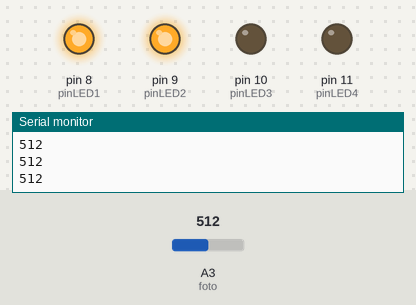
A sketch run on a simulated Arduino Uno, built with avr-gcc and run on an emulated ATmega328P. Shown: output pins drawn as LEDs (lit = HIGH), the last lines printed to the serial monitor. The inputs (shaded band) are chosen by the test bench; at power-on: A3 (foto) = 512.

Above: at 1.2 s.
1.3 s: A3 (foto) set to 497
2.8 s: A3 (foto) set to 469
At 3.3 s:
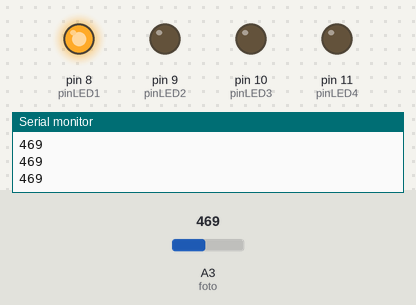
4.3 s: A3 (foto) set to 254
5.8 s: A3 (foto) set to 225
At 6.9 s:
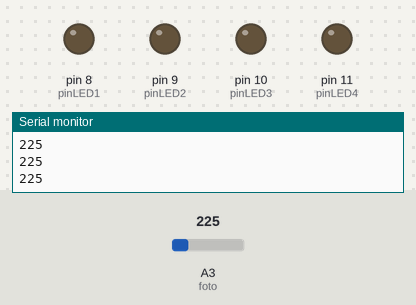
7.3 s: A3 (foto) set to 736
At 8.3 s:
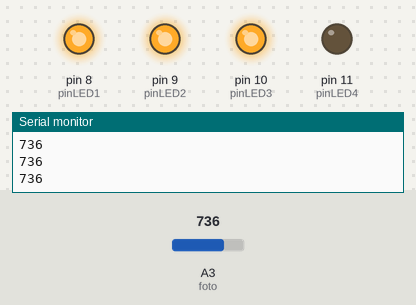
8.9 s: A3 (foto) set to 719
At 9.6 s:
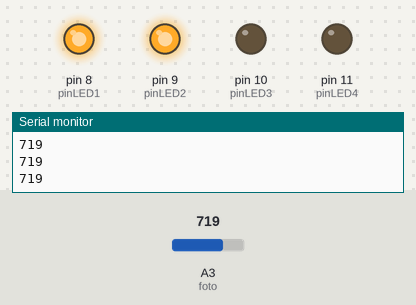
Timing chart, 0 to 11.5 s (numbered marks = the images above; inputs shaded):
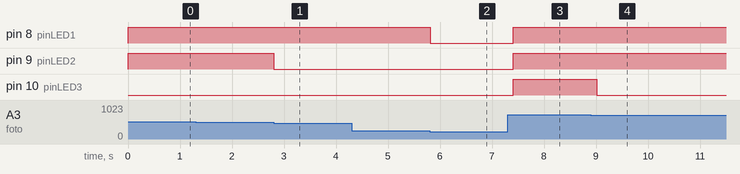

The sketch:

light_meter.ino
```cpp
// C++ code
//

int pinLED1 = 8;
int pinLED2 = 9;
int pinLED3 = 10;
int pinLED4 = 11;

int foto = A3;

int valorFoto = 0;

void setup()
{
  pinMode(pinLED1, OUTPUT);
  pinMode(pinLED2, OUTPUT);
  pinMode(pinLED3, OUTPUT);
  pinMode(pinLED4, OUTPUT);

  Serial.begin(9600);
}

void loop()
{
  digitalWrite(pinLED1, LOW);
  digitalWrite(pinLED2, LOW);
  digitalWrite(pinLED3, LOW);
  digitalWrite(pinLED4, LOW);

  valorFoto = analogRead(foto);
  Serial.println(valorFoto);

  if (valorFoto > 242){
    digitalWrite(pinLED1, HIGH);
   }
  if (valorFoto > 484){
    digitalWrite(pinLED2, HIGH);
   }
  if (valorFoto > 726){
    digitalWrite(pinLED3, HIGH);
   }
  if (valorFoto > 870){
    digitalWrite(pinLED4, HIGH);
   }

  delay(200);

}
```

Measured:
- the behaviour switches between 485 and 484 on A3 (foto) (found by bisection; images 0 and 1)
- the behaviour switches between 243 and 242 on A3 (foto) (found by bisection; images 1 and 2)
- the behaviour switches between 727 and 726 on A3 (foto) (found by bisection; images 3 and 4)
- after the input at 2.8 s, pin 9 (pinLED2): HIGH → LOW at once
- after the input at 5.8 s, pin 8 (pinLED1): HIGH → LOW at once
- after the input at 7.3 s, pin 8 (pinLED1), pin 9 (pinLED2), pin 10 (pinLED3): LOW → HIGH after 0.11 s
- after the input at 8.9 s, pin 10 (pinLED3): HIGH → LOW after 0.11 s
